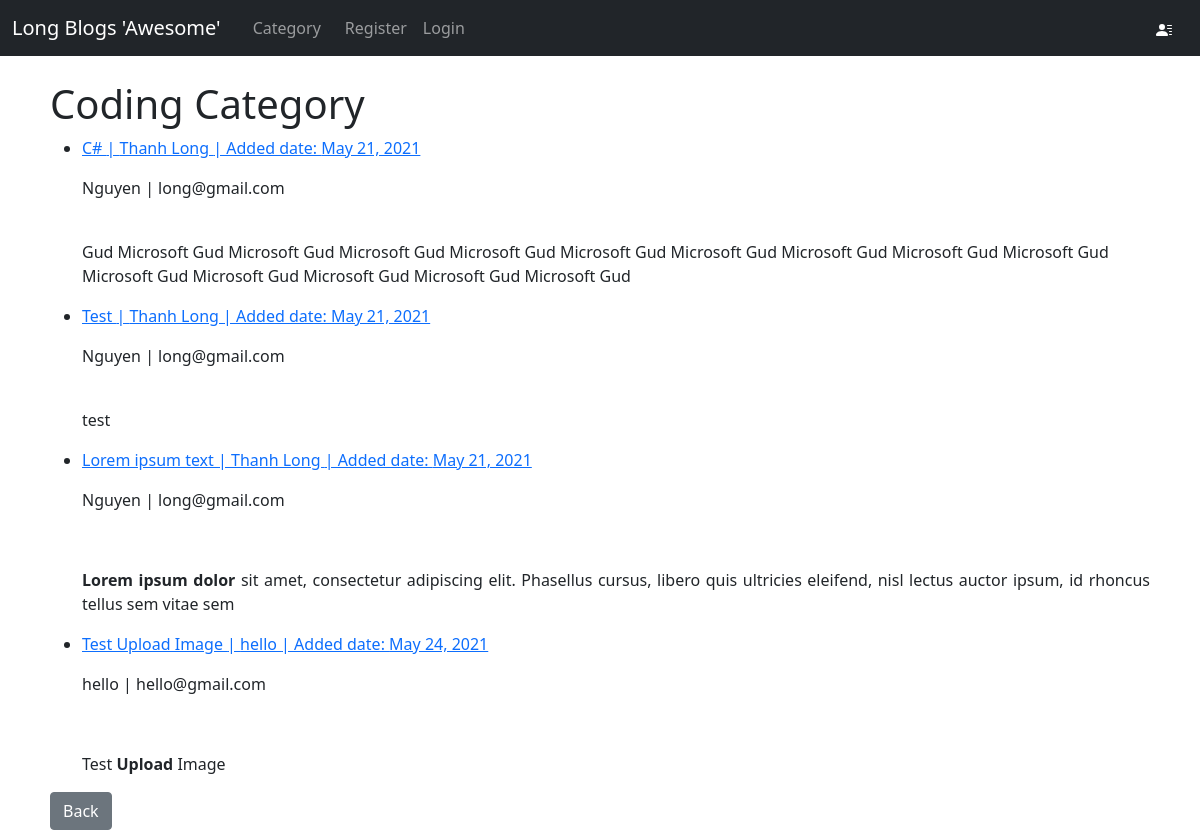
/categories/coding/, run on the app's committed database.
### theblog/models.py (models this page shows, shortened)
class Post(models.Model):
    title = models.CharField(max_length=255)
    header_image = models.ImageField(null=True, blank=True, upload_to="images/")
    title_tag = models.CharField(max_length=255, default='Long Kun Blogs')
    author = models.ForeignKey(User, on_delete=models.CASCADE)
    category = models.CharField(max_length=255, default='coding')
    snippet = models.CharField(max_length=255)
    body = RichTextField(blank=True, null=True)
    post_date = models.DateField(auto_now_add=datetime.now)
    likes = models.ManyToManyField(User, related_name='blog_posts')

### theblog/views.py (the view)
# urls.py: path('categories/<str:cats>/', views.CategoryView, name='category'),
def CategoryView(request, cats):
    category_list = Post.objects.filter(category=cats.replace('-', ' '))
    return render(request, 'theblog/category.html', {'cats':cats.title().replace('-', ' '), 'category_list':category_list})

### theblog/templates/theblog/category.html (shortened to what this page needs)
{% extends 'theblog/base.html' %}
{% block content %}
    {% if category_list %}
        <h1>{{cats}} Category</h1>
        <ul>
            {% for post in category_list %}
            <li>
                <a href="{% url 'article-detail' post.pk %}">
                    <p>{{post.title}} | {{post.author.first_name}} | Added date: {{post.post_date}}</p>
                </a>
                <p>{{post.author.last_name}} | {{post.author.email}}
                </p>
                <br>
                <p>{{post.body|slice:":200"|safe}}</p>
            </li>
            {% endfor %}
        </ul>
        <a href="{% url 'home' %}" class="btn btn-secondary">Back</a>
    {% else %}
        <h1>Sorry this page does not exist...</h1>
        <a href="{% url 'home' %}" class="btn btn-secondary">Back</a>
    {% endif %}
{% endblock content %}

### data on the page
Post: title "C#", author.first_name "Thanh Long", post_date "May 21, 2021", author.last_name "Nguyen", author.email "long@gmail.com", body "Gud Microsoft Gud Microsoft Gud Microsoft Gud Microsoft Gud Microsoft Gud Microsoft Gud Microsoft Gud Microsoft Gud Microsoft Gud Microsoft Gud Microsoft Gud Microsoft Gud Microsoft Gud Microsoft Gud"
Post: title "Test", author.first_name "Thanh Long", post_date "May 21, 2021", author.last_name "Nguyen", author.email "long@gmail.com", body "test"
Post: title "Lorem ipsum text", author.first_name "Thanh Long", post_date "May 21, 2021", author.last_name "Nguyen", author.email "long@gmail.com", body "Lorem ipsum dolor sit amet, consectetur adipiscing elit. Phasellus cursus, libero quis ultricies eleifend, nisl lectus auctor ipsum, id rhoncus tellus sem vitae sem"
Post: title "Test Upload Image", author.first_name "hello", post_date "May 24, 2021", author.last_name "hello", author.email "hello@gmail.com", body "Test Upload Image"

### other printed values
{{ cats }} "Coding"
